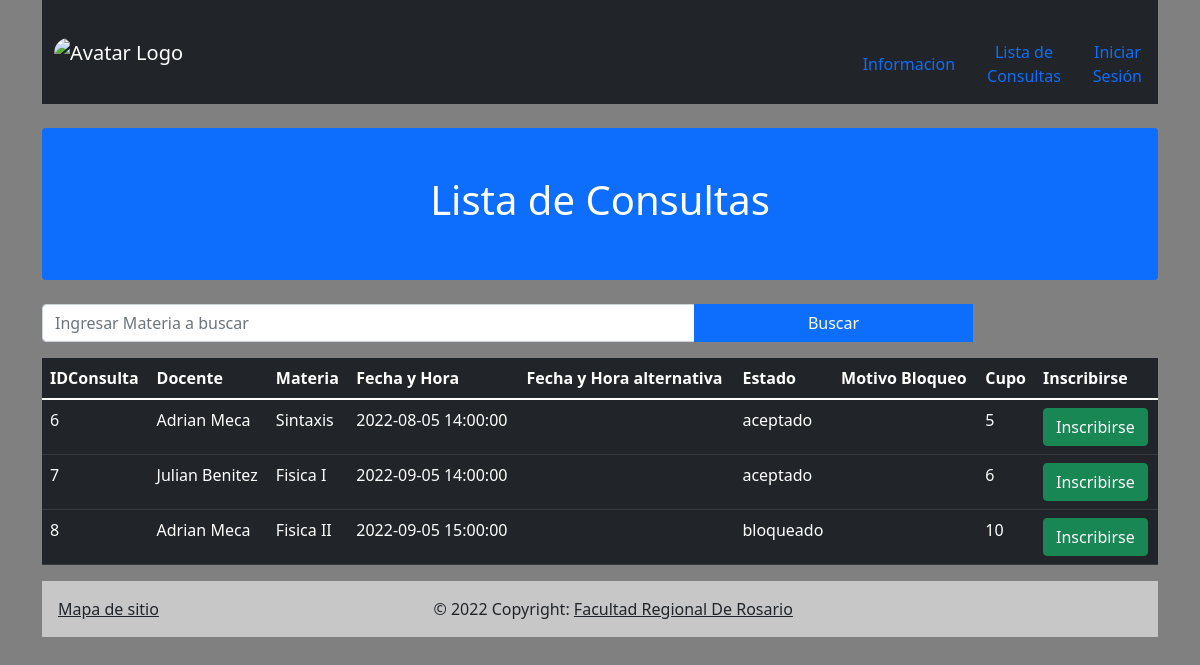
Page /Vistas/ListadoConsultasVisitante.php on the committed database.
### tables this page shows
CREATE TABLE `consulta` (
  `idConsulta` int NOT NULL AUTO_INCREMENT,
  `legajoDocente` int NOT NULL,
  `idMateria` int NOT NULL,
  `fechayhora` datetime NOT NULL,
  `fechayhoraAlt` datetime DEFAULT NULL,
  `estado` varchar(45) NOT NULL,
  `motivoBloqueo` varchar(45) DEFAULT NULL,
  `enlaceZoom` varchar(45) DEFAULT NULL,
  `cupo` int NOT NULL,
  PRIMARY KEY (`idConsulta`,`legajoDocente`,`idMateria`),
  KEY `legajoDoc_fk_idx` (`legajoDocente`),
  KEY `idMateria_fk_idx` (`idMateria`),
  CONSTRAINT `idMateria_fk` FOREIGN KEY (`idMateria`) REFERENCES `materia` (`idMateria`) ON DELETE RESTRICT ON UPDATE CASCADE,
  CONSTRAINT `legajoDoc_fk` FOREIGN KEY (`legajoDocente`) REFERENCES `docente` (`legajo`) ON DELETE RESTRICT ON UPDATE CASCADE
);

CREATE TABLE `docente` (
  `legajo` int NOT NULL,
  `email` varchar(45) NOT NULL,
  `contraseña` varchar(45) NOT NULL,
  `nombre` varchar(45) NOT NULL,
  `apellido` varchar(45) NOT NULL,
  `tipoUsuario` varchar(45) NOT NULL DEFAULT 'docente',
  PRIMARY KEY (`legajo`)
);

CREATE TABLE `materia` (
  `idMateria` int NOT NULL AUTO_INCREMENT,
  `nombre` varchar(45) NOT NULL,
  PRIMARY KEY (`idMateria`)
);

### Vistas/conexion.php (called while the page is built, shortened)
<?php
        $db = "bs_consultas";
?>

### Vistas/alumnoControlador.php (called while the page is built, shortened)
<?php
    include('conexion.php');
    function getConsultas()
    {
        include('conexion.php');
        $vSql = "SELECT c.idConsulta,d.nombre,d.apellido,m.nombre,c.fechayhora,c.fechayhoraAlt,c.estado,c.motivoBloqueo,c.cupo,d.legajo,m.idMateria
        FROM  consulta c
        inner join docente d
        on d.legajo = c.legajoDocente
        inner join materia m
        on m.idMateria = c.idMateria;";
          $vResultado = mysqli_query($link,$vSql)  or die (mysqli_error($link));;
          return $vResultado;
    }
?>

### Vistas/ListadoConsultasVisitante.php (the view, shortened to what this page needs)
<?php
  if(isset($_SESSION['usuario']))
  {
    $myUser = $_SESSION['usuario'];
    if($myUser -> getTipoUsuario() == "administrador")
    {
      include("template/menuAdmin.php");
    }
    else if ($myUser -> getTipoUsuario() == "docente")
    {
    include("template/menuDocente.php");
    }
    else if ($myUser -> getTipoUsuario() == "alumno")
    {
    include("template/menuAlumno.php");
    }
  }
  else{
    include("template/menuVisitante.php");
  }
?>
<?php
  include('alumnoControlador.php');
  if(!isset($_POST['submit']))
  {
    if(isset($_POST['materia']))
    {
    $myResults =  buscarPorMateria($_POST['materia']);
    }
    else{
      $myResults = getConsultas();
    }
  }
  else{
    $myResults = getConsultas();
  }
?>
          <div class="mt-4 p-5 bg-primary text-white rounded" style="text-align: center;">
            <h1>Lista de Consultas</h1>
          </div><br>
          <form action="<?php echo $_SERVER['PHP_SELF']; ?>"  method="POST">
          <div class="input-group mb-3">
            <input type="text" class="form-control" name="materia" placeholder="Ingresar Materia a buscar">
            <input type="submit" class="btn btn-primary col-3" value="Buscar">
            <div class="col-2"></div>
          </div>
          </form>
             <table class="table table-dark">
            <thead>
              <tr>
                <th>IDConsulta</th>
                <th>Docente</th>
                <th>Materia</th>
                <th>Fecha y Hora</th>
                <th>Fecha y Hora alternativa</th>
                <th>Estado</th>
                <th>Motivo Bloqueo</th>
                <th>Cupo</th>
                <th>Inscribirse</th>
              </tr>
            </thead>
            <tbody>
            <?php
            while($fila = mysqli_fetch_array($myResults))
            {
            ?>
                <tr>
                  <td><?php echo $fila[0] ?></td>
                  <td><?php echo $fila[1]." ".$fila[2]  ?></td>
                  <td><?php echo $fila[3]?></td>
                  <td><?php echo $fila[4]?></td>
                  <td><?php echo $fila[5]?></td>
                  <td><?php echo $fila[6]?></td>
                  <td><?php echo $fila[7]?></td>
                  <td><?php echo $fila[8]?></td>
                  <form action="inscripcionControlador.php" method="POST">
                      <td><input type="submit" class="btn btn-success" value="Inscribirse" onclick="confirm('¿Desea Inscribirse?')"></td>
                  </form>
                </tr>
                <?php
              }
                ?>
            </tbody>
          </table>
          <?php include("footer.php") ?>
</body>
</html>

### Vistas/template/menuVisitante.php (shortened to what this page needs)
<!DOCTYPE html>
<html lang="en">
<head>
    <link href="https://cdn.jsdelivr.net/npm/bootstrap@5.1.3/dist/css/bootstrap.min.css" rel="stylesheet">
    <link href="estilos/signin.css" rel="stylesheet">
</head>
<body style="background-color: grey;">
<?php $url ="http://localhost/EntornosGraficosTPFinal"?>
    <div class="container ">
        <nav class="navbar navbar-expand-sm bg-dark navbar-dark  nav-justified" >
            <div class="container-fluid">
              <a class="navbar-brand" href="<?php echo $url?>/index.php">
                <img src="https://upload.wikimedia.org/wikipedia/commons/6/67/UTN_logo.jpg" alt="Avatar Logo" style="width:100px;" class="rounded-pill" >
              </a>
            </div>
            <li class="nav-item"><a class="nav-link" href="<?php echo $url?>/Vistas/Informacion.php">Informacion</a></li>
            <li class="nav-item"><a class="nav-link" href="<?php echo $url?>/Vistas/ListadoConsultasVisitante.php">Lista de Consultas</a></li>
            <li class="nav-item"><a class="nav-link" href="<?php echo $url?>/Vistas/Login.php">Iniciar Sesión</a></li>
          </nav>

### Vistas/footer.php
<footer class=" bg-light text-center text-lg-start">
            <div class="text p-3" style="background-color: rgba(0, 0, 0, 0.2);">
            <a class="text-dark" href="./template/mapaSitio.php">Mapa de sitio</a>
            &nbsp; &nbsp;&nbsp;&nbsp;&nbsp;&nbsp;&nbsp;&nbsp;&nbsp;&nbsp;&nbsp;
            &nbsp; &nbsp;&nbsp;&nbsp;&nbsp;&nbsp;&nbsp;&nbsp;&nbsp;&nbsp;&nbsp;
            &nbsp; &nbsp;&nbsp;&nbsp;&nbsp;&nbsp;&nbsp;&nbsp;&nbsp;&nbsp;&nbsp;
            &nbsp; &nbsp;&nbsp;&nbsp;&nbsp;&nbsp;&nbsp;&nbsp;&nbsp;&nbsp;&nbsp;
            &nbsp; &nbsp;&nbsp;&nbsp;&nbsp;&nbsp;&nbsp;&nbsp;&nbsp;&nbsp;&nbsp;
            © 2022 Copyright:
              <a class="text-dark" href="https://www.frro.utn.edu.ar/">Facultad Regional De Rosario</a>
            </div>
          </footer>
    </div>
</body>

### rows in the picture
consulta: idConsulta "6", legajoDocente.nombre "Adrian", legajoDocente.apellido "Meca", idMateria.nombre "Sintaxis", fechayhora "2022-08-05 14:00:00", estado "aceptado", cupo "5"
consulta: idConsulta "7", legajoDocente.nombre "Julian", legajoDocente.apellido "Benitez", idMateria.nombre "Fisica I", fechayhora "2022-09-05 14:00:00", estado "aceptado", cupo "6"
consulta: idConsulta "8", legajoDocente.nombre "Adrian", legajoDocente.apellido "Meca", idMateria.nombre "Fisica II", fechayhora "2022-09-05 15:00:00", estado "bloqueado", cupo "10"
